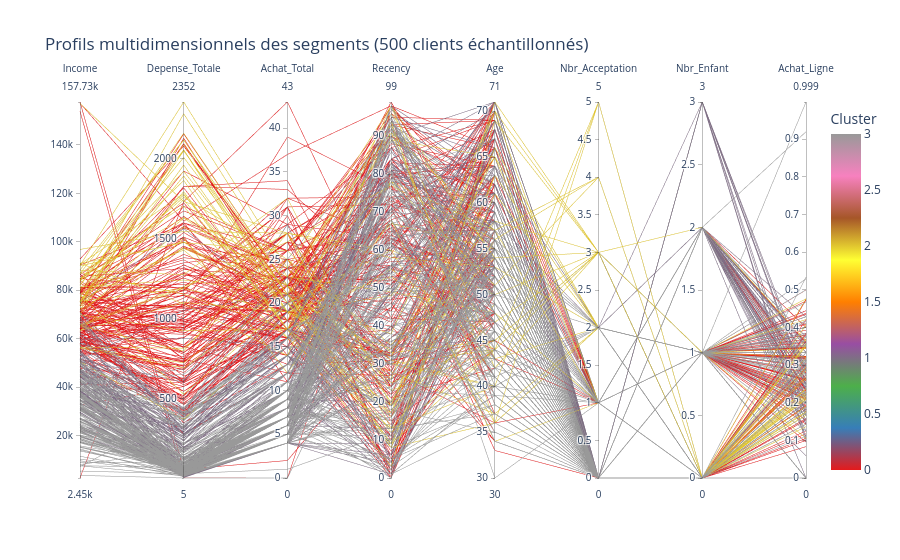

Notebook code cell kept with this figure:
### Code cell
# ── Heatmap des profils moyens par cluster ─────────────────

cluster_profile = df.groupby('Cluster_Name')[features].mean()

# Normalisation min-max pour la heatmap uniquement (pas pour le modèle)
profile_norm = (cluster_profile - cluster_profile.min()) / (
               cluster_profile.max() - cluster_profile.min())

plt.figure(figsize=(12, 5))
sns.heatmap(
    profile_norm,
    annot=True,       # Afficher les valeurs dans chaque cellule
    fmt='.2f',        # Format : 2 décimales
    cmap='YlOrRd',    # Gradient jaune-orange-rouge
    linewidths=0.5,
    linecolor='white',
    cbar_kws={'label': 'Score normalisé (0=min, 1=max)'}
)
plt.title('Corrélation des profils clients par segment', fontsize=14, pad=15)
plt.xticks(rotation = 45)
plt.tight_layout()
#plt.savefig('cluster_heatmap.png', dpi=150, bbox_inches='tight')
plt.show()

# ── Parallel Coordinates ───────────────────────────────────
# Le parallel coordinates plot montre TOUTES les dimensions
# simultanément. Chaque ligne = 1 client.
# Idéal pour visualiser des profils multidimensionnels.
fig_pc = px.parallel_coordinates(
    df.sample(500, random_state=42),  # Échantillon pour performance
    color='Cluster',
    dimensions=features,
    color_continuous_scale=px.colors.qualitative.Set1,
    title='Profils multidimensionnels des segments (500 clients échantillonnés)'
)
fig_pc.show()

### Figure 1 — Plotly figure (JSON) as saved in the notebook; plotly's stock layout.template omitted (floating-point values rounded to 4 significant figures; data arrays with more than 128 entries replaced by an {"elided": "..."} marker saying what was removed)
{"data": [{"dimensions": [{"label": "Income", "values": {"elided": "500 float values"}}, {"label": "Depense_Totale", "values": {"elided": "500 int values"}}, {"label": "Achat_Total", "values": {"elided": "500 int values"}}, {"label": "Recency", "values": {"elided": "500 int values"}}, {"label": "Age", "values": {"elided": "500 int values"}}, {"label": "Nbr_Acceptation", "values": {"elided": "500 int values"}}, {"label": "Nbr_Enfant", "values": {"elided": "500 int values"}}, {"label": "Achat_Ligne", "values": {"elided": "500 float values"}}], "domain": {"x": [0, 1], "y": [0, 1]}, "line": {"color": {"elided": "500 int values"}, "coloraxis": "coloraxis"}, "name": "", "type": "parcoords"}], "layout": {"coloraxis": {"colorbar": {"title": {"text": "Cluster"}}, "colorscale": [[0, "rgb(228,26,28)"], [0.125, "rgb(55,126,184)"], [0.25, "rgb(77,175,74)"], [0.375, "rgb(152,78,163)"], [0.5, "rgb(255,127,0)"], [0.625, "rgb(255,255,51)"], [0.75, "rgb(166,86,40)"], [0.875, "rgb(247,129,191)"], [1, "rgb(153,153,153)"]]}, "legend": {"tracegroupgap": 0}, "title": {"text": "Profils multidimensionnels des segments (500 clients échantillonnés)"}}}
